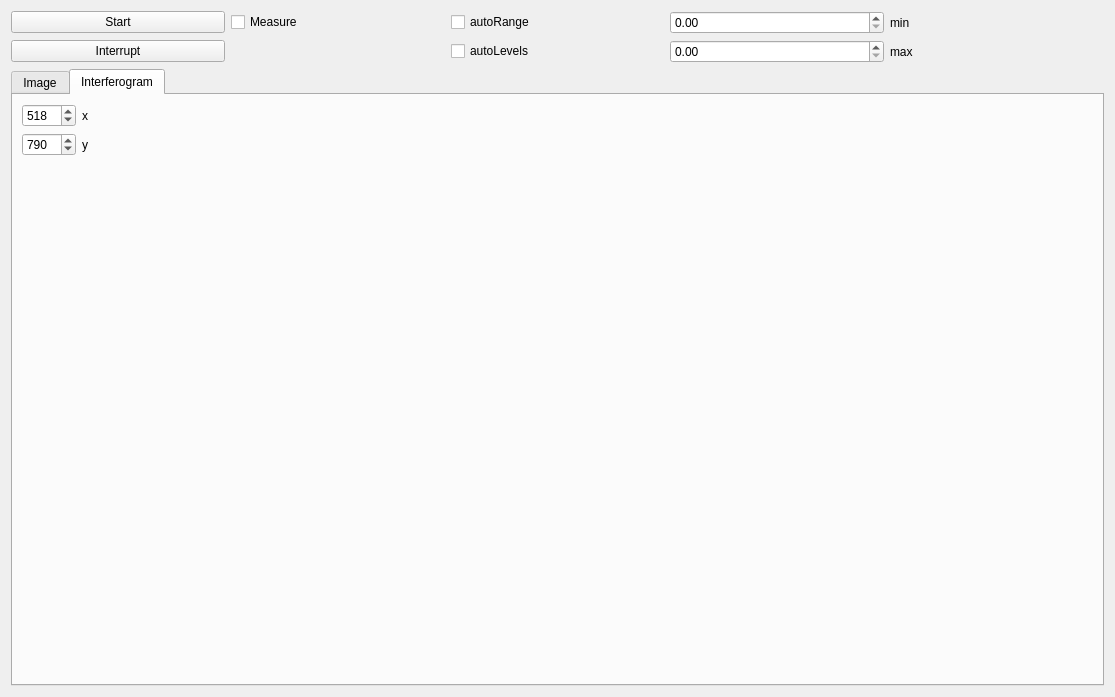
<?xml version="1.0" encoding="UTF-8"?>
<ui version="4.0">
 <class>Form</class>
 <widget class="QWidget" name="Form">
  <property name="geometry">
   <rect>
    <x>0</x>
    <y>0</y>
    <width>1115</width>
    <height>697</height>
   </rect>
  </property>
  <property name="windowTitle">
   <string>Form</string>
  </property>
  <layout class="QGridLayout" name="gridLayout_3">
   <item row="0" column="0">
    <layout class="QGridLayout" name="gridLayout">
     <item row="1" column="4">
      <widget class="QLabel" name="level_min_label">
       <property name="text">
        <string>max</string>
       </property>
      </widget>
     </item>
     <item row="1" column="3">
      <widget class="QDoubleSpinBox" name="max_doubleSpinBox"/>
     </item>
     <item row="1" column="0">
      <widget class="QPushButton" name="interrupt_pushButton">
       <property name="text">
        <string>Interrupt</string>
       </property>
      </widget>
     </item>
     <item row="0" column="2">
      <widget class="QCheckBox" name="autoRange_checkbox">
       <property name="text">
        <string>autoRange</string>
       </property>
      </widget>
     </item>
     <item row="0" column="0">
      <widget class="QPushButton" name="start_pushButton">
       <property name="text">
        <string>Start</string>
       </property>
      </widget>
     </item>
     <item row="0" column="3">
      <widget class="QDoubleSpinBox" name="min_doubleSpinBox"/>
     </item>
     <item row="0" column="1">
      <widget class="QCheckBox" name="save_h5_checkBox">
       <property name="text">
        <string>Measure</string>
       </property>
      </widget>
     </item>
     <item row="0" column="4">
      <widget class="QLabel" name="level_max_label">
       <property name="text">
        <string>min</string>
       </property>
      </widget>
     </item>
     <item row="1" column="2">
      <widget class="QCheckBox" name="autoLevels_checkbox">
       <property name="text">
        <string>autoLevels</string>
       </property>
      </widget>
     </item>
    </layout>
   </item>
   <item row="1" column="0">
    <widget class="QTabWidget" name="tabWidget">
     <property name="maximumSize">
      <size>
       <width>16777215</width>
       <height>16777215</height>
      </size>
     </property>
     <property name="currentIndex">
      <number>1</number>
     </property>
     <widget class="QWidget" name="tab1">
      <attribute name="title">
       <string>Image</string>
      </attribute>
      <layout class="QGridLayout" name="gridLayout_2">
       <item row="0" column="0">
        <layout class="QVBoxLayout" name="imageLayout"/>
       </item>
      </layout>
     </widget>
     <widget class="QWidget" name="tab2">
      <attribute name="title">
       <string>Interferogram</string>
      </attribute>
      <layout class="QHBoxLayout" name="horizontalLayout_2">
       <item>
        <layout class="QVBoxLayout" name="plotLayout"/>
       </item>
       <item>
        <layout class="QFormLayout" name="formLayout">
         <item row="0" column="0">
          <widget class="QDoubleSpinBox" name="posX">
           <property name="decimals">
            <number>0</number>
           </property>
           <property name="maximum">
            <double>3000.000000000000000</double>
           </property>
           <property name="value">
            <double>518.000000000000000</double>
           </property>
          </widget>
         </item>
         <item row="0" column="1">
          <widget class="QLabel" name="Xlabek">
           <property name="text">
            <string>x</string>
           </property>
          </widget>
         </item>
         <item row="1" column="0">
          <widget class="QDoubleSpinBox" name="posY">
           <property name="decimals">
            <number>0</number>
           </property>
           <property name="maximum">
            <double>3000.000000000000000</double>
           </property>
           <property name="value">
            <double>790.000000000000000</double>
           </property>
          </widget>
         </item>
         <item row="1" column="1">
          <widget class="QLabel" name="Ylabel">
           <property name="text">
            <string>y</string>
           </property>
          </widget>
         </item>
        </layout>
       </item>
      </layout>
     </widget>
    </widget>
   </item>
  </layout>
 </widget>
 <resources/>
 <connections/>
</ui>
